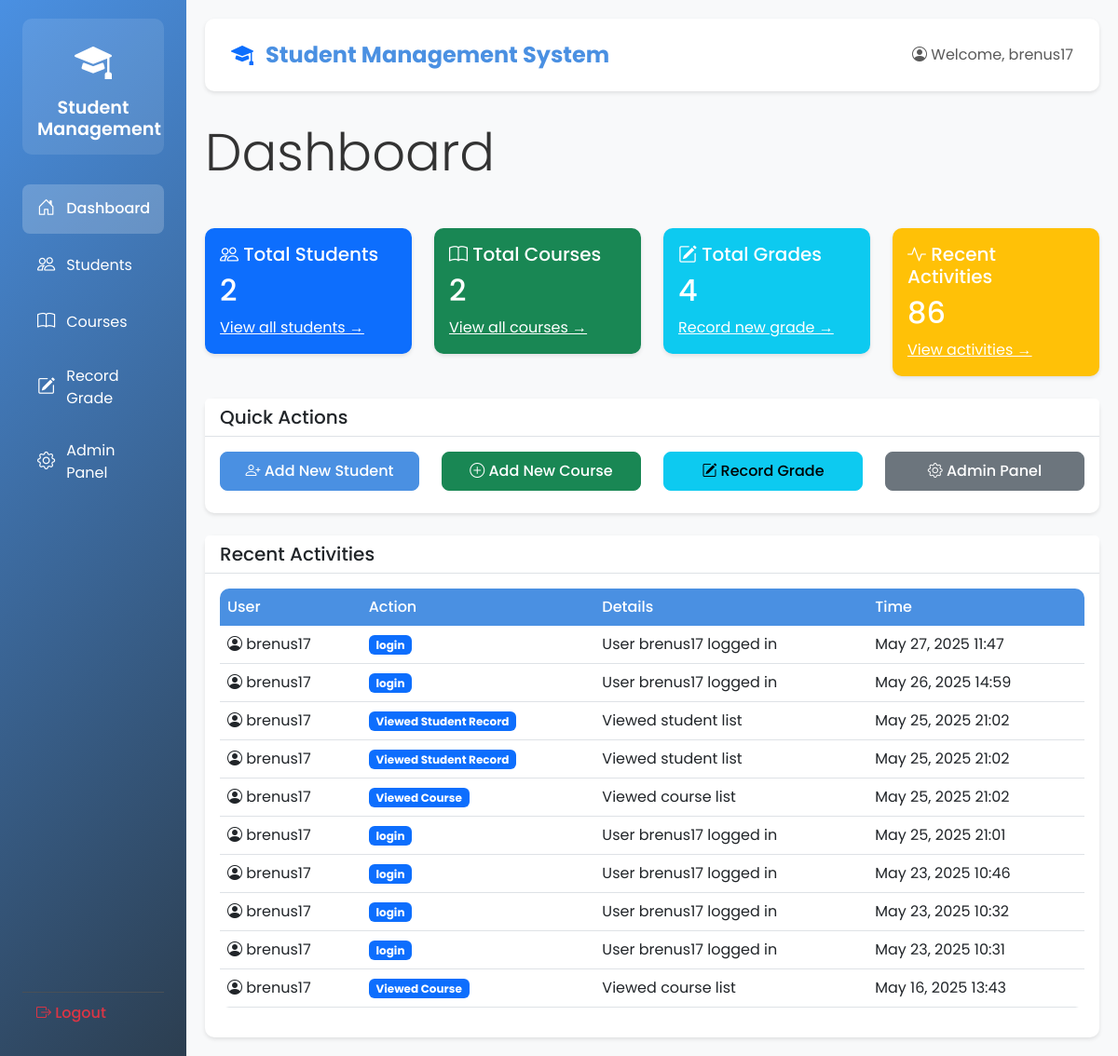
The page / (signed in) on the database as committed earlier.
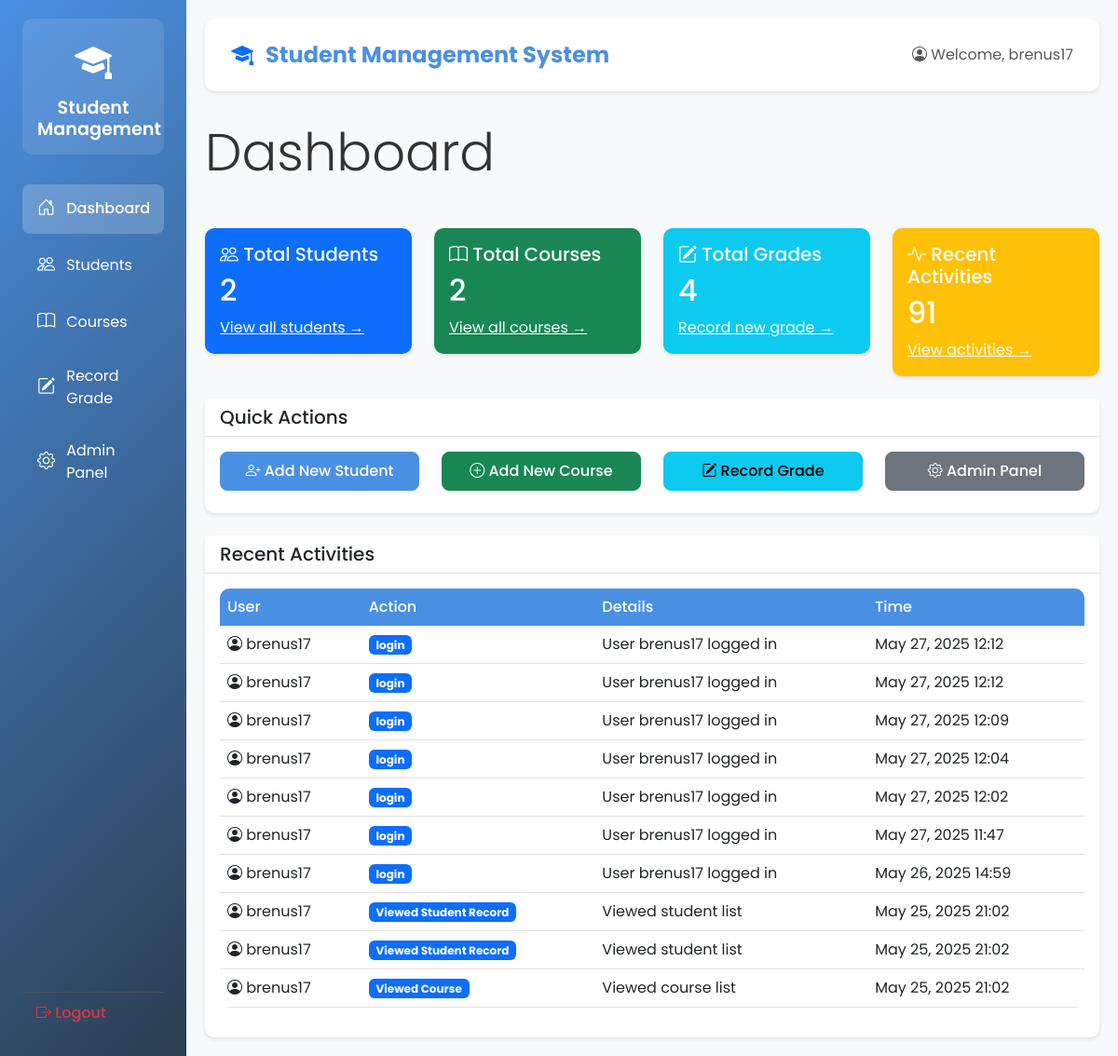
The same page on the database as committed later.
### students/models.py (models this page shows, shortened)
class UserActivity(models.Model):
    ACTION_CHOICES = [
        ('view_student', 'Viewed Student Record'),
        ('view_course', 'Viewed Course'),
        ('record_grade', 'Recorded Grade'),
    ]
    user = models.ForeignKey(User, on_delete=models.CASCADE)
    action = models.CharField(max_length=20, choices=ACTION_CHOICES)
    timestamp = models.DateTimeField(auto_now_add=True)
    details = models.TextField(blank=True)
    class Meta:
        verbose_name_plural = 'User Activities'
        ordering = ['-timestamp']

### students/views.py (the view)
# urls.py: 2. Add a URL to urlpatterns:  path('', views.home, name='home')
@login_required
def home(request):
    context = {
        'students_count': Student.objects.count(),
        'courses_count': Course.objects.count(),
        'grades_count': Grade.objects.count(),
        'activities_count': UserActivity.objects.count(),
        'recent_activities': UserActivity.objects.all()[:10]
    }
    return render(request, 'students/home.html', context)

### students/templates/students/home.html
{% extends 'students/base.html' %}
{% block content %}
<div class="row mb-4">
    <div class="col-md-12">
        <h1 class="display-4 mb-4">Dashboard</h1>
    </div>
</div>
<div class="row mb-4">
    <div class="col-md-3">
        <div class="card bg-primary text-white">
            <div class="card-body">
                <h5 class="card-title">
                    <i class="bi bi-people"></i> Total Students
                </h5>
                <h2 class="card-text">{{ students_count }}</h2>
                <a href="{% url 'student_list' %}" class="text-white">View all students →</a>
            </div>
        </div>
    </div>
    <div class="col-md-3">
        <div class="card bg-success text-white">
            <div class="card-body">
                <h5 class="card-title">
                    <i class="bi bi-book"></i> Total Courses
                </h5>
                <h2 class="card-text">{{ courses_count }}</h2>
                <a href="{% url 'course_list' %}" class="text-white">View all courses →</a>
            </div>
        </div>
    </div>
    <div class="col-md-3">
        <div class="card bg-info text-white">
            <div class="card-body">
                <h5 class="card-title">
                    <i class="bi bi-pencil-square"></i> Total Grades
                </h5>
                <h2 class="card-text">{{ grades_count }}</h2>
                <a href="{% url 'grade_create' %}" class="text-white">Record new grade →</a>
            </div>
        </div>
    </div>
    <div class="col-md-3">
        <div class="card bg-warning text-white">
            <div class="card-body">
                <h5 class="card-title">
                    <i class="bi bi-activity"></i> Recent Activities
                </h5>
                <h2 class="card-text">{{ activities_count }}</h2>
                <a href="#recent-activities" class="text-white">View activities →</a>
            </div>
        </div>
    </div>
</div>
<div class="row mb-4">
    <div class="col-md-12">
        <div class="card">
            <div class="card-header">
                <h5 class="mb-0">Quick Actions</h5>
            </div>
            <div class="card-body">
                <div class="row">
                    <div class="col-md-3">
                        <a href="{% url 'student_create' %}" class="btn btn-primary w-100 mb-2">
                            <i class="bi bi-person-plus"></i> Add New Student
                        </a>
                    </div>
                    <div class="col-md-3">
                        <a href="{% url 'course_create' %}" class="btn btn-success w-100 mb-2">
                            <i class="bi bi-plus-circle"></i> Add New Course
                        </a>
                    </div>
                    <div class="col-md-3">
                        <a href="{% url 'grade_create' %}" class="btn btn-info w-100 mb-2">
                            <i class="bi bi-pencil-square"></i> Record Grade
                        </a>
                    </div>
                    <div class="col-md-3">
                        <a href="/admin/" class="btn btn-secondary w-100 mb-2">
                            <i class="bi bi-gear"></i> Admin Panel
                        </a>
                    </div>
                </div>
            </div>
        </div>
    </div>
</div>
<div class="row" id="recent-activities">
    <div class="col-md-12">
        <div class="card">
            <div class="card-header">
                <h5 class="mb-0">Recent Activities</h5>
            </div>
            <div class="card-body">
                <div class="table-responsive">
                    <table class="table table-hover">
                        <thead>
                            <tr>
                                <th>User</th>
                                <th>Action</th>
                                <th>Details</th>
                                <th>Time</th>
                            </tr>
                        </thead>
                        <tbody>
                            {% for activity in recent_activities %}
                            <tr>
                                <td>
                                    <i class="bi bi-person-circle"></i>
                                    {{ activity.user.username }}
                                </td>
                                <td>
                                    <span class="badge bg-primary">
                                        {{ activity.get_action_display }}
                                    </span>
                                </td>
                                <td>{{ activity.details }}</td>
                                <td>{{ activity.timestamp|date:"M d, Y H:i" }}</td>
                            </tr>
                            {% empty %}
                            <tr>
                                <td colspan="4" class="text-center">No recent activities.</td>
                            </tr>
                            {% endfor %}
                        </tbody>
                    </table>
                </div>
            </div>
        </div>
    </div>
</div>
{% endblock %}

### students/templates/students/base.html (shortened to what this page needs)
<!DOCTYPE html>
<html lang="en">
<head>
    <link href="https://cdn.jsdelivr.net/npm/bootstrap@5.3.0/dist/css/bootstrap.min.css" rel="stylesheet">
    <link rel="stylesheet" href="https://cdn.jsdelivr.net/npm/bootstrap-icons@1.7.2/font/bootstrap-icons.css">
    {% load static %}
    <link rel="stylesheet" href="{% static 'students/css/style.css' %}">
</head>
<body>
    <div class="container-fluid">
        <div class="row">
            {% if user.is_authenticated %}
            <div class="col-md-2 sidebar">
                <div class="logo-container">
                    <div class="logo-icon">
                        <i class="bi bi-mortarboard-fill"></i>
                    </div>
                    <h4>Student Management</h4>
                </div>
                <nav>
                    <a href="{% url 'home' %}" class="{% if request.path == '/' %}active{% endif %}">
                        <i class="bi bi-house-door"></i> Dashboard
                    </a>
                    <a href="{% url 'student_list' %}" class="{% if 'students' in request.path %}active{% endif %}">
                        <i class="bi bi-people"></i> Students
                    </a>
                    <a href="{% url 'course_list' %}" class="{% if 'courses' in request.path %}active{% endif %}">
                        <i class="bi bi-book"></i> Courses
                    </a>
                    <a href="{% url 'grade_create' %}" class="{% if 'grades' in request.path %}active{% endif %}">
                        <i class="bi bi-pencil-square"></i> Record Grade
                    </a>
                    <a href="/admin/" target="_blank">
                        <i class="bi bi-gear"></i> Admin Panel
                    </a>
                    <form method="post" action="{% url 'logout' %}" class="mt-auto">
                        <button type="submit" class="btn btn-link text-danger w-100 text-start">
                            <i class="bi bi-box-arrow-right"></i> Logout
                        </button>
                    </form>
                </nav>
            </div>
            <div class="col-md-10 main-content">
            {% else %}
            <div class="col-12 main-content">
            {% endif %}
                <nav class="navbar navbar-expand-lg navbar-light">
                    <div class="container-fluid">
                        <span class="navbar-brand">
                            <i class="bi bi-mortarboard-fill text-primary"></i>
                            Student Management System
                        </span>
                        <div class="d-flex align-items-center">
                            {% if user.is_authenticated %}
                                <span class="navbar-text">
                                    <i class="bi bi-person-circle"></i>
                                    Welcome, {{ user.username }}
                                </span>
                            {% else %}
                                <a href="{% url 'login' %}" class="btn btn-outline-primary btn-sm">
                                    <i class="bi bi-box-arrow-in-right"></i> Login
                                </a>
                            {% endif %}
                        </div>
                    </div>
                </nav>
                {% block content %}
                {% endblock %}
            </div>
        </div>
    </div>
</body>
</html>

### students/static/students/css/style.css (style rules this page uses)
:root { --primary-color: #4a90e2; --secondary-color: #2c3e50; --accent-color: #e74c3c; --text-color: #333; --light-bg: #f8f9fa; --border-color: #dee2e6; }
body { font-family: 'Poppins', sans-serif; background-color: var(--light-bg); color: var(--text-color); }
.sidebar { background: linear-gradient(135deg, var(--primary-color), var(--secondary-color)); min-height: 100vh; padding: 1.5rem; color: white; }
.logo-container { text-align: center; margin-bottom: 2rem; padding: 1rem; background: rgba(255, 255, 255, 0.1); border-radius: 10px; }
.logo-icon { font-size: 2.5rem; margin-bottom: 0.5rem; color: white; }
.logo-container h4 { margin: 0; font-size: 1.2rem; font-weight: 600; }
.sidebar nav { display: flex; flex-direction: column; gap: 0.5rem; }
.sidebar nav a { color: white; text-decoration: none; padding: 0.75rem 1rem; border-radius: 8px; transition: all 0.3s ease; display: flex; align-items: center; gap: 0.75rem; }
.sidebar nav a.active { background: rgba(255, 255, 255, 0.2); font-weight: 500; }
.sidebar nav a i { font-size: 1.2rem; }
.main-content { padding: 2rem; }
.navbar { background: white; box-shadow: 0 2px 4px rgba(0, 0, 0, 0.1); margin-bottom: 2rem; padding: 1rem; border-radius: 10px; }
.navbar-brand { font-weight: 600; color: var(--primary-color); }
.navbar-brand i { margin-right: 0.5rem; }
.card { border: none; border-radius: 10px; box-shadow: 0 2px 4px rgba(0, 0, 0, 0.1); transition: transform 0.3s ease; }
.card-header { background: white; border-bottom: 1px solid var(--border-color); font-weight: 600; }
.table { background: white; border-radius: 10px; overflow: hidden; }
.table thead th { background: var(--primary-color); color: white; font-weight: 500; border: none; }
.btn { border-radius: 8px; padding: 0.5rem 1rem; font-weight: 500; transition: all 0.3s ease; }
.btn-primary { background: var(--primary-color); border-color: var(--primary-color); }

### students/templates/students/base.html (style rules this page uses)
.sidebar { min-height: 100vh; background-color: #343a40; padding-top: 20px; display: flex; flex-direction: column; }
.sidebar a { color: #fff; text-decoration: none; padding: 10px 15px; display: block; }
.sidebar .active { background-color: #0d6efd; }
.sidebar nav { flex: 1; display: flex; flex-direction: column; }
.sidebar .mt-auto { margin-top: auto; border-top: 1px solid #495057; }
.sidebar .mt-auto button { color: #dc3545; text-decoration: none; padding: 10px 15px; display: block; border: none; background: none; width: 100%; text-align: left; }
.main-content { padding: 20px; }
.navbar-brand { font-size: 1.5rem; font-weight: bold; }
.card { transition: transform 0.2s; }

Rows that differ between the two databases and show on the page:
no longer on this page (row unchanged): UserActivity: user.username "brenus17", action "login", details "User brenus17 logged in", timestamp "May 25, 2025 21:01"
no longer on this page (row unchanged): UserActivity: user.username "brenus17", action "login", details "User brenus17 logged in", timestamp "May 23, 2025 10:46"
no longer on this page (row unchanged): UserActivity: user.username "brenus17", action "login", details "User brenus17 logged in", timestamp "May 23, 2025 10:32"
no longer on this page (row unchanged): UserActivity: user.username "brenus17", action "login", details "User brenus17 logged in", timestamp "May 23, 2025 10:31"
no longer on this page (row unchanged): UserActivity: user.username "brenus17", action "Viewed Course", details "Viewed course list", timestamp "May 16, 2025 13:43"
added UserActivity: user.username "brenus17", action "login", details "User brenus17 logged in", timestamp "May 27, 2025 12:12"
added UserActivity: user.username "brenus17", action "login", details "User brenus17 logged in", timestamp "May 27, 2025 12:12"
added UserActivity: user.username "brenus17", action "login", details "User brenus17 logged in", timestamp "May 27, 2025 12:09"
added UserActivity: user.username "brenus17", action "login", details "User brenus17 logged in", timestamp "May 27, 2025 12:04"
added UserActivity: user.username "brenus17", action "login", details "User brenus17 logged in", timestamp "May 27, 2025 12:02"
Other text that changed with them:
{{ activities_count }}: "86" → "91"
